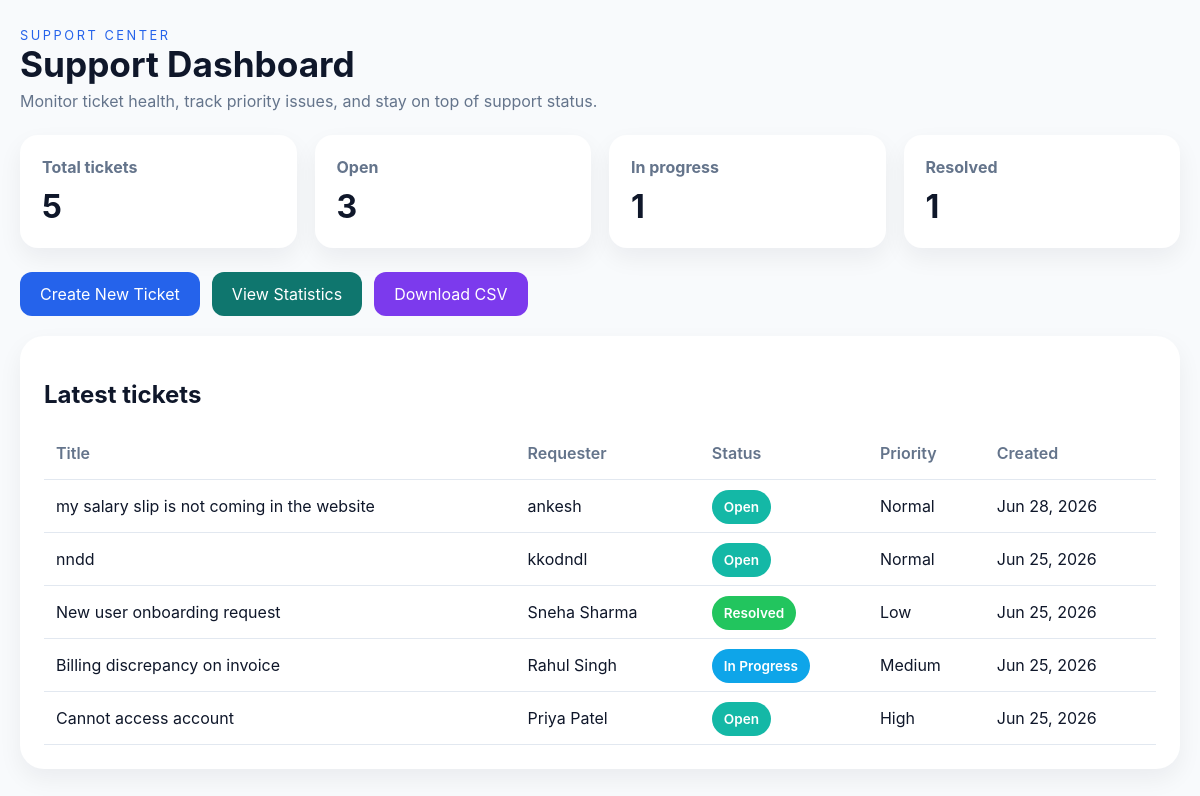
The page /support_dashboard/ on the database its author committed.
### support/models.py (models this page shows, shortened)
class SupportTicket(models.Model):
    STATUS_CHOICES = [
        ('OPEN', 'Open'),
        ('IN_PROGRESS', 'In Progress'),
        ('RESOLVED', 'Resolved'),
        ('CLOSED', 'Closed'),
    ]
    PRIORITY_CHOICES = [
        ('Low', 'Low'),
        ('Normal', 'Normal'),
        ('High', 'High'),
        ('Urgent', 'Urgent'),
    ]
    PROJECT_CHOICES = [
        ('CRM', 'CRM'),
        ('ERP', 'ERP'),
        ('HRMS', 'HRMS'),
        ('Website', 'Website'),
    ]
    title = models.CharField(max_length=250)
    requester = models.CharField(max_length=150)
    status = models.CharField(max_length=20, choices=STATUS_CHOICES, default='OPEN')
    priority = models.CharField(max_length=20, choices=PRIORITY_CHOICES, default='Normal')
    project = models.CharField(max_length=50, choices=PROJECT_CHOICES, default='CRM')
    attachment = models.FileField(upload_to='uploads/', blank=True, null=True)
    created_at = models.DateTimeField(auto_now_add=True)
    updated_at = models.DateTimeField(auto_now=True)

### support/views.py (the view, shortened to what this page needs)
# urls.py: path('support_dashboard/', support_dashboard, name='support_dashboard'),
def support_dashboard(request):
    tickets = SupportTicket.objects.order_by('-created_at')[:6]
    report_data = get_ticket_report_data()
    created = request.GET.get('created') == '1'
    context = {
        'summary': report_data['summary'],
        'tickets': tickets,
        'created': created,
    }
    return render(request, 'support/dashboard.html', context)

### templates/support/dashboard.html (shortened to what this page needs)
<!DOCTYPE html>
<html lang="en">
  <head>
  </head>
  <body>
    <div class="page">
      <div class="header">
        <div>
          <p style="text-transform: uppercase; letter-spacing: 0.2em; color: #2563eb; font-size: 0.8rem; margin:0;">Support Center</p>
          <h1>Support Dashboard</h1>
          <p>Monitor ticket health, track priority issues, and stay on top of support status.</p>
        </div>
      </div>
      <div class="panel-grid">
        <div class="panel">
          <h2>Total tickets</h2>
          <strong>{{ summary.total }}</strong>
        </div>
        <div class="panel">
          <h2>Open</h2>
          <strong>{{ summary.open }}</strong>
        </div>
        <div class="panel">
          <h2>In progress</h2>
          <strong>{{ summary.in_progress }}</strong>
        </div>
        <div class="panel">
          <h2>Resolved</h2>
          <strong>{{ summary.resolved }}</strong>
        </div>
      </div>
      <div style="margin-bottom: 20px; display:flex; gap:12px; flex-wrap:wrap;">
        <a href="{% url 'create_ticket' %}" style="display:inline-block;padding:12px 20px;border-radius:12px;background:#2563eb;color:white;text-decoration:none;">Create New Ticket</a>
        <a href="{% url 'statistics' %}" style="display:inline-block;padding:12px 20px;border-radius:12px;background:#0f766e;color:white;text-decoration:none;">View Statistics</a>
        <a href="{% url 'report_csv' %}" style="display:inline-block;padding:12px 20px;border-radius:12px;background:#7c3aed;color:white;text-decoration:none;">Download CSV</a>
      </div>
      <div class="table-card">
        <h2 style="margin-bottom: 18px;">Latest tickets</h2>
        <table>
          <thead>
            <tr>
              <th>Title</th>
              <th>Requester</th>
              <th>Status</th>
              <th>Priority</th>
              <th>Created</th>
            </tr>
          </thead>
          <tbody>
            {% for ticket in tickets %}
              <tr>
                <td>{{ ticket.title }}</td>
                <td>{{ ticket.requester }}</td>
                <td><span class="status {{ ticket.status }}">{{ ticket.get_status_display }}</span></td>
                <td>{{ ticket.priority }}</td>
                <td>{{ ticket.created_at|date:"M d, Y" }}</td>
              </tr>
            {% empty %}
              <tr>
                <td colspan="5" style="text-align:center; padding: 24px 0; color:#64748b;">No support tickets available.</td>
              </tr>
            {% endfor %}
          </tbody>
        </table>
      </div>
    </div>
  </body>
</html>

### templates/support/dashboard.html (style rules this page uses)
body { margin: 0; font-family: Inter, Arial, sans-serif; background: #f8fafc; color: #0f172a; }
.page { max-width: 1200px; margin: 28px auto; padding: 0 20px; }
.header { display: flex; justify-content: space-between; flex-wrap: wrap; gap: 14px; align-items: flex-end; }
.header h1 { margin: 0; font-size: 2.2rem; }
.header p { margin: 6px 0 0; color: #64748b; }
.panel-grid { display: grid; grid-template-columns: repeat(4, minmax(0, 1fr)); gap: 18px; margin: 24px 0; }
.panel { background: #fff; border-radius: 18px; padding: 22px; box-shadow: 0 10px 25px rgba(15, 23, 42, 0.06); }
.panel h2 { margin: 0 0 10px; font-size: 1rem; color: #64748b; }
.panel strong { display: block; font-size: 2rem; margin-top: 8px; }
.table-card { background: #fff; border-radius: 24px; padding: 24px; box-shadow: 0 10px 25px rgba(15, 23, 42, 0.06); }
table { width: 100%; border-collapse: collapse; }
th, td { padding: 16px 12px; text-align: left; border-bottom: 1px solid #e2e8f0; }
th { color: #64748b; font-weight: 600; }
td { color: #0f172a; }
.status { padding: 9px 12px; border-radius: 999px; color: white; font-size: 0.85rem; font-weight: 600; }
.OPEN { background: #14b8a6; }
.IN_PROGRESS { background: #0ea5e9; }
.RESOLVED { background: #22c55e; }

### rows shown on the page
SupportTicket: title "my salary slip is not coming in the website", requester "ankesh", status "Open", priority "Normal", created_at "Jun 28, 2026"
SupportTicket: title "nndd", requester "kkodndl", status "Open", priority "Normal", created_at "Jun 25, 2026"
SupportTicket: title "New user onboarding request", requester "Sneha Sharma", status "Resolved", priority "Low", created_at "Jun 25, 2026"
SupportTicket: title "Billing discrepancy on invoice", requester "Rahul Singh", status "In Progress", priority "Medium", created_at "Jun 25, 2026"
SupportTicket: title "Cannot access account", requester "Priya Patel", status "Open", priority "High", created_at "Jun 25, 2026"

### other values the page prints
{{ summary.total }} "5"
{{ summary.open }} "3"
{{ summary.in_progress }} "1"
{{ summary.resolved }} "1"
